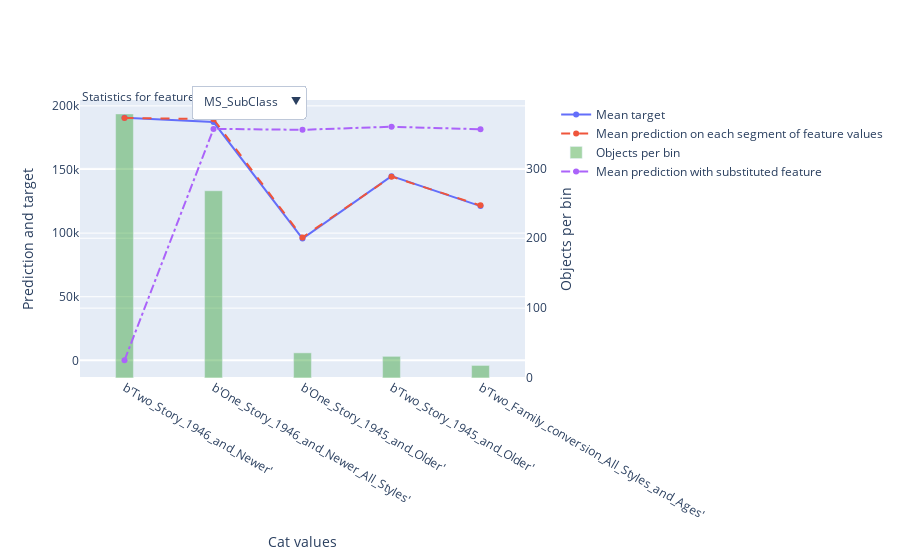
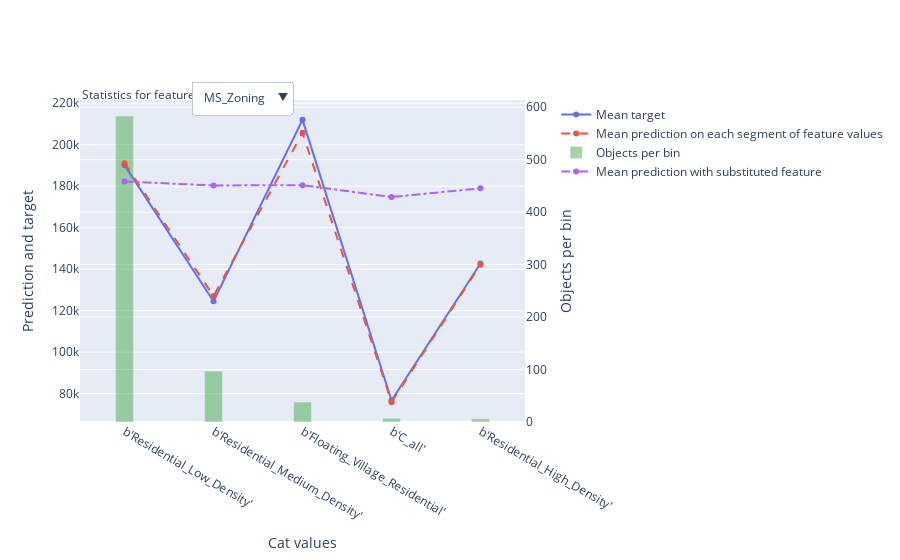
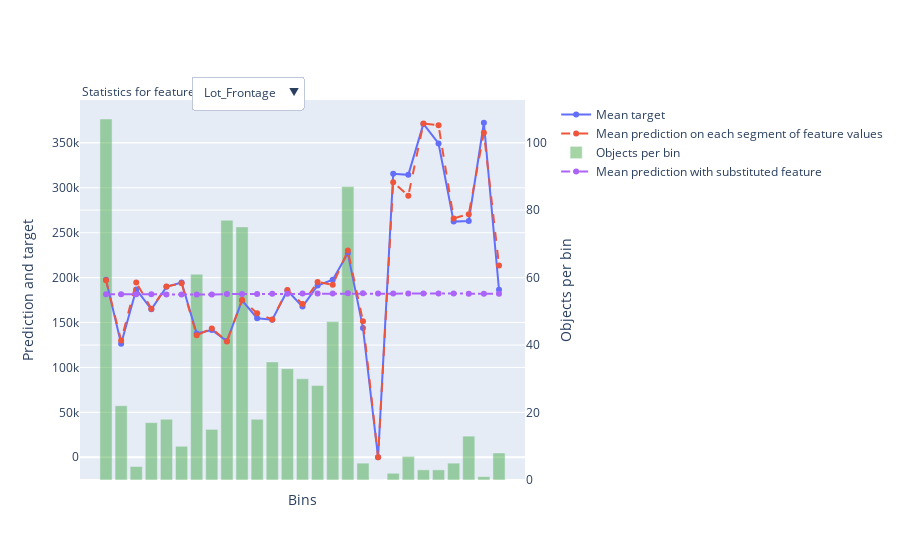
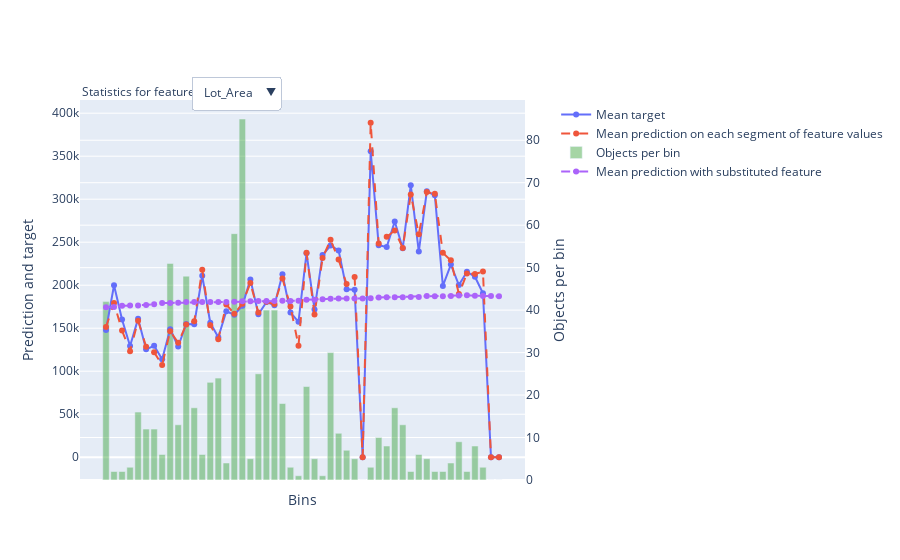

Write notebook code for charts like these, in order.
### Markdown cell above
# Drop unused features and display data of used features

### Code cell
#model.drop_unused_features()
display(model.feature_names_)
for i in range(0,6):
    model.calc_feature_statistics(feature = i,data = X_test,target = y_test, max_cat_features_on_plot=100)

### Figure 1 — Plotly figure (JSON) as saved in the notebook; plotly's stock layout.template omitted (floating-point values rounded to 4 significant figures)
{"data": [{"mode": "lines+markers", "name": "Mean target", "xaxis": "x", "y": [190700.0, 187200.0, 95670.0, 144800.0, 121200.0], "yaxis": "y", "type": "scatter"}, {"line": {"dash": "dash"}, "mode": "lines+markers", "name": "Mean prediction on each segment of feature values", "xaxis": "x", "y": [190500.0, 189500.0, 96630.0, 144400.0, 121800.0], "yaxis": "y", "type": "scatter"}, {"marker": {"color": "rgba(30, 150, 30, 0.4)"}, "name": "Objects per bin", "width": 0.2, "xaxis": "x", "y": [378, 268, 36, 31, 18], "yaxis": "y2", "type": "bar"}, {"line": {"dash": "dashdot"}, "mode": "lines+markers", "name": "Mean prediction with substituted feature", "xaxis": "x", "y": [0.0, 181900.0, 181200.0, 183600.0, 181600.0], "yaxis": "y", "type": "scatter"}], "layout": {"annotations": [{"align": "left", "showarrow": false, "text": "Statistics for feature", "x": 0, "xref": "paper", "y": 1.05, "yref": "paper"}], "legend": {"bgcolor": "rgba(0,0,0,0)", "x": 1.07}, "updatemenus": [{"buttons": [{"args": [{"y": [[190700.0, 187200.0, 95670.0, 144800.0, 121200.0], [190500.0, 189500.0, 96630.0, 144400.0, 121800.0], [378, 268, 36, 31, 18], [0.0, 181900.0, 181200.0, 183600.0, 181600.0]]}, {"xaxis": {"showticklabels": true, "tickmode": "array", "ticktext": ["b'Two_Story_1946_and_Newer'", "b'One_Story_1946_and_Newer_All_Styles'", "b'One_Story_1945_and_Older'", "b'Two_Story_1945_and_Older'", "b'Two_Family_conversion_All_Styles_and_Ages'"], "tickvals": [0, 1, 2, 3, 4], "title": {"text": "Cat values"}}}], "label": "MS_SubClass", "method": "update"}], "direction": "down", "pad": {"r": 10, "t": 10}, "showactive": true, "x": 0.25, "xanchor": "left", "y": 1.09, "yanchor": "top"}], "xaxis": {"showticklabels": true, "tickmode": "array", "ticktext": ["b'Two_Story_1946_and_Newer'", "b'One_Story_1946_and_Newer_All_Styles'", "b'One_Story_1945_and_Older'", "b'Two_Story_1945_and_Older'", "b'Two_Family_conversion_All_Styles_and_Ages'"], "tickvals": [0, 1, 2, 3, 4], "title": {"text": "Cat values"}}, "yaxis": {"overlaying": "y2", "side": "left", "title": {"text": "Prediction and target"}}, "yaxis2": {"position": 1.0, "side": "right", "title": {"text": "Objects per bin"}}}}

### Figure 2 — Plotly figure (JSON) as saved in the notebook; plotly's stock layout.template omitted (floating-point values rounded to 4 significant figures)
{"data": [{"mode": "lines+markers", "name": "Mean target", "xaxis": "x", "y": [190200.0, 124600.0, 212000.0, 76700.0, 142800.0], "yaxis": "y", "type": "scatter"}, {"line": {"dash": "dash"}, "mode": "lines+markers", "name": "Mean prediction on each segment of feature values", "xaxis": "x", "y": [191100.0, 127000.0, 205700.0, 75910.0, 142200.0], "yaxis": "y", "type": "scatter"}, {"marker": {"color": "rgba(30, 150, 30, 0.4)"}, "name": "Objects per bin", "width": 0.2, "xaxis": "x", "y": [583, 97, 38, 7, 6], "yaxis": "y2", "type": "bar"}, {"line": {"dash": "dashdot"}, "mode": "lines+markers", "name": "Mean prediction with substituted feature", "xaxis": "x", "y": [182300.0, 180400.0, 180500.0, 174800.0, 179000.0], "yaxis": "y", "type": "scatter"}], "layout": {"annotations": [{"align": "left", "showarrow": false, "text": "Statistics for feature", "x": 0, "xref": "paper", "y": 1.05, "yref": "paper"}], "legend": {"bgcolor": "rgba(0,0,0,0)", "x": 1.07}, "updatemenus": [{"buttons": [{"args": [{"y": [[190200.0, 124600.0, 212000.0, 76700.0, 142800.0], [191100.0, 127000.0, 205700.0, 75910.0, 142200.0], [583, 97, 38, 7, 6], [182300.0, 180400.0, 180500.0, 174800.0, 179000.0]]}, {"xaxis": {"showticklabels": true, "tickmode": "array", "ticktext": ["b'Residential_Low_Density'", "b'Residential_Medium_Density'", "b'Floating_Village_Residential'", "b'C_all'", "b'Residential_High_Density'"], "tickvals": [0, 1, 2, 3, 4], "title": {"text": "Cat values"}}}], "label": "MS_Zoning", "method": "update"}], "direction": "down", "pad": {"r": 10, "t": 10}, "showactive": true, "x": 0.25, "xanchor": "left", "y": 1.09, "yanchor": "top"}], "xaxis": {"showticklabels": true, "tickmode": "array", "ticktext": ["b'Residential_Low_Density'", "b'Residential_Medium_Density'", "b'Floating_Village_Residential'", "b'C_all'", "b'Residential_High_Density'"], "tickvals": [0, 1, 2, 3, 4], "title": {"text": "Cat values"}}, "yaxis": {"overlaying": "y2", "side": "left", "title": {"text": "Prediction and target"}}, "yaxis2": {"position": 1.0, "side": "right", "title": {"text": "Objects per bin"}}}}

### Figure 3 — Plotly figure (JSON) as saved in the notebook; plotly's stock layout.template omitted (floating-point values rounded to 4 significant figures)
{"data": [{"mode": "lines+markers", "name": "Mean target", "xaxis": "x", "y": [197500.0, 126500.0, 186800.0, 164700.0, 189700.0, 194500.0, 137700.0, 141600.0, 129300.0, 174500.0, 154800.0, 153200.0, 185600.0, 167700.0, 191200.0, 197600.0, 227000.0, 144000.0, 0.0, 315600.0, 314400.0, 371100.0, 349400.0, 262300.0, 263000.0, 372400.0, 186500.0], "yaxis": "y", "type": "scatter"}, {"line": {"dash": "dash"}, "mode": "lines+markers", "name": "Mean prediction on each segment of feature values", "xaxis": "x", "y": [197000.0, 129900.0, 194700.0, 165400.0, 190100.0, 193700.0, 135700.0, 143400.0, 128900.0, 175000.0, 160200.0, 153400.0, 186300.0, 170700.0, 195100.0, 192100.0, 230100.0, 151500.0, 0.0, 306100.0, 291200.0, 371700.0, 369500.0, 265900.0, 270600.0, 361300.0, 213500.0], "yaxis": "y", "type": "scatter"}, {"marker": {"color": "rgba(30, 150, 30, 0.4)"}, "name": "Objects per bin", "width": 0.8, "xaxis": "x", "y": [107, 22, 4, 17, 18, 10, 61, 15, 77, 75, 18, 35, 33, 30, 28, 47, 87, 5, 0, 2, 7, 3, 3, 5, 13, 1, 8], "yaxis": "y2", "type": "bar"}, {"line": {"dash": "dashdot"}, "mode": "lines+markers", "name": "Mean prediction with substituted feature", "xaxis": "x", "y": [181500.0, 181400.0, 181300.0, 181300.0, 181300.0, 181300.0, 181300.0, 181200.0, 181600.0, 181700.0, 181900.0, 182000.0, 182100.0, 182300.0, 182300.0, 182300.0, 182500.0, 182500.0, 182400.0, 182400.0, 182200.0, 182200.0, 182300.0, 182300.0, 182100.0, 182000.0, 181900.0], "yaxis": "y", "type": "scatter"}], "layout": {"annotations": [{"align": "left", "showarrow": false, "text": "Statistics for feature", "x": 0, "xref": "paper", "y": 1.05, "yref": "paper"}], "legend": {"bgcolor": "rgba(0,0,0,0)", "x": 1.07}, "updatemenus": [{"buttons": [{"args": [{"y": [[197500.0, 126500.0, 186800.0, 164700.0, 189700.0, 194500.0, 137700.0, 141600.0, 129300.0, 174500.0, 154800.0, 153200.0, 185600.0, 167700.0, 191200.0, 197600.0, 227000.0, 144000.0, 0.0, 315600.0, 314400.0, 371100.0, 349400.0, 262300.0, 263000.0, 372400.0, 186500.0], [197000.0, 129900.0, 194700.0, 165400.0, 190100.0, 193700.0, 135700.0, 143400.0, 128900.0, 175000.0, 160200.0, 153400.0, 186300.0, 170700.0, 195100.0, 192100.0, 230100.0, 151500.0, 0.0, 306100.0, 291200.0, 371700.0, 369500.0, 265900.0, 270600.0, 361300.0, 213500.0], [107, 22, 4, 17, 18, 10, 61, 15, 77, 75, 18, 35, 33, 30, 28, 47, 87, 5, 0, 2, 7, 3, 3, 5, 13, 1, 8], [181500.0, 181400.0, 181300.0, 181300.0, 181300.0, 181300.0, 181300.0, 181200.0, 181600.0, 181700.0, 181900.0, 182000.0, 182100.0, 182300.0, 182300.0, 182300.0, 182500.0, 182500.0, 182400.0, 182400.0, 182200.0, 182200.0, 182300.0, 182300.0, 182100.0, 182000.0, 181900.0]]}, {"xaxis": {"showticklabels": false, "tickmode": "array", "ticktext": ["(-inf, 10.5000]", "(10.5000, 25.5000]", "(25.5000, 30.5000]", "(30.5000, 40.5000]", "(40.5000, 43.5000]", "(43.5000, 47.5000]", "(47.5000, 55.5000]", "(55.5000, 57.5000]", "(57.5000, 60.5000]", "(60.5000, 67.5000]", "(67.5000, 69.5000]", "(69.5000, 71.5000]", "(71.5000, 74.5000]", "(74.5000, 75.5000]", "(75.5000, 79.5000]", "(79.5000, 83.5000]", "(83.5000, 99.5000]", "(99.5000, 100.5000]", "(100.5000, 101.5000]", "(101.5000, 102.5000]", "(102.5000, 106.5000]", "(106.5000, 107.5000]", "(107.5000, 109.5000]", "(109.5000, 112.5000]", "(112.5000, 120.5000]", "(120.5000, 121.5000]", "(121.5000, +inf)"], "tickvals": [0, 1, 2, 3, 4, 5, 6, 7, 8, 9, 10, 11, 12, 13, 14, 15, 16, 17, 18, 19, 20, 21, 22, 23, 24, 25, 26], "title": {"text": "Bins"}}}], "label": "Lot_Frontage", "method": "update"}], "direction": "down", "pad": {"r": 10, "t": 10}, "showactive": true, "x": 0.25, "xanchor": "left", "y": 1.09, "yanchor": "top"}], "xaxis": {"showticklabels": false, "tickmode": "array", "ticktext": ["(-inf, 10.5000]", "(10.5000, 25.5000]", "(25.5000, 30.5000]", "(30.5000, 40.5000]", "(40.5000, 43.5000]", "(43.5000, 47.5000]", "(47.5000, 55.5000]", "(55.5000, 57.5000]", "(57.5000, 60.5000]", "(60.5000, 67.5000]", "(67.5000, 69.5000]", "(69.5000, 71.5000]", "(71.5000, 74.5000]", "(74.5000, 75.5000]", "(75.5000, 79.5000]", "(79.5000, 83.5000]", "(83.5000, 99.5000]", "(99.5000, 100.5000]", "(100.5000, 101.5000]", "(101.5000, 102.5000]", "(102.5000, 106.5000]", "(106.5000, 107.5000]", "(107.5000, 109.5000]", "(109.5000, 112.5000]", "(112.5000, 120.5000]", "(120.5000, 121.5000]", "(121.5000, +inf)"], "tickvals": [0, 1, 2, 3, 4, 5, 6, 7, 8, 9, 10, 11, 12, 13, 14, 15, 16, 17, 18, 19, 20, 21, 22, 23, 24, 25, 26], "title": {"text": "Bins"}}, "yaxis": {"overlaying": "y2", "side": "left", "title": {"text": "Prediction and target"}}, "yaxis2": {"position": 1.0, "side": "right", "title": {"text": "Objects per bin"}}}}

### Figure 4 — Plotly figure (JSON) as saved in the notebook; plotly's stock layout.template omitted (floating-point values rounded to 4 significant figures; data arrays with more than 128 entries replaced by an {"elided": "..."} marker saying what was removed)
{"data": [{"mode": "lines+markers", "name": "Mean target", "xaxis": "x", "y": [147900.0, 200000.0, 160200.0, 129300.0, 160900.0, 125500.0, 129700.0, 113800.0, 148800.0, 128700.0, 155000.0, 154700.0, 211000.0, 156300.0, 139500.0, 169800.0, 165700.0, 176100.0, 206800.0, 166300.0, 180400.0, 176700.0, 212700.0, 168300.0, 157500.0, 237200.0, 171800.0, 235000.0, 246100.0, 240500.0, 195400.0, 194700.0, 0.0, 355600.0, 246600.0, 244400.0, 274200.0, 243000.0, 316300.0, 239100.0, 309100.0, 304500.0, 199200.0, 224000.0, 200200.0, 215600.0, 209800.0, 190700.0, 0.0, 0.0], "yaxis": "y", "type": "scatter"}, {"line": {"dash": "dash"}, "mode": "lines+markers", "name": "Mean prediction on each segment of feature values", "xaxis": "x", "y": [151400.0, 179200.0, 147400.0, 123400.0, 158800.0, 128500.0, 122000.0, 107200.0, 146600.0, 133100.0, 154300.0, 158100.0, 218000.0, 153400.0, 137300.0, 177500.0, 166800.0, 178600.0, 202500.0, 168200.0, 180700.0, 178100.0, 207800.0, 175400.0, 129700.0, 237700.0, 166000.0, 231600.0, 252800.0, 229900.0, 201300.0, 209500.0, 0.0, 388900.0, 248400.0, 256300.0, 263700.0, 243300.0, 305600.0, 259100.0, 308300.0, 306200.0, 237600.0, 228900.0, 189800.0, 213700.0, 213200.0, 215800.0, 0.0, 0.0], "yaxis": "y", "type": "scatter"}, {"marker": {"color": "rgba(30, 150, 30, 0.4)"}, "name": "Objects per bin", "width": 0.8, "xaxis": "x", "y": [42, 2, 2, 3, 16, 12, 12, 6, 51, 13, 48, 17, 6, 23, 24, 4, 58, 85, 5, 25, 40, 40, 18, 3, 1, 22, 5, 1, 30, 11, 7, 5, 0, 3, 10, 8, 17, 13, 2, 6, 5, 2, 2, 4, 9, 2, 8, 3, 0, 0], "yaxis": "y2", "type": "bar"}, {"line": {"dash": "dashdot"}, "mode": "lines+markers", "name": "Mean prediction with substituted feature", "xaxis": "x", "y": [174500.0, 174600.0, 176100.0, 176300.0, 176500.0, 177100.0, 177900.0, 179300.0, 179400.0, 179600.0, 180400.0, 180500.0, 180500.0, 180600.0, 180600.0, 180600.0, 180700.0, 181400.0, 181400.0, 181500.0, 181700.0, 181800.0, 181800.0, 181800.0, 181900.0, 183200.0, 183200.0, 183700.0, 184200.0, 184400.0, 184500.0, 184500.0, 184500.0, 184800.0, 185800.0, 186000.0, 186100.0, 186200.0, 186200.0, 186300.0, 187300.0, 187300.0, 187100.0, 187500.0, 188100.0, 188500.0, 187800.0, 187400.0, 187500.0, 187200.0], "yaxis": "y", "type": "scatter"}], "layout": {"annotations": [{"align": "left", "showarrow": false, "text": "Statistics for feature", "x": 0, "xref": "paper", "y": 1.05, "yref": "paper"}], "legend": {"bgcolor": "rgba(0,0,0,0)", "x": 1.07}, "updatemenus": [{"buttons": [{"args": [{"y": {"elided": "4x50 float values"}}, {"xaxis": {"showticklabels": false, "tickmode": "array", "ticktext": ["(-inf, 3878.0000]", "(3878.0000, 3945.0000]", "(3945.0000, 4044.0000]", "(4044.0000, 4177.0000]", "(4177.0000, 5000.5000]", "(5000.5000, 5453.0000]", "(5453.0000, 5963.0000]", "(5963.0000, 6090.0000]", "(6090.0000, 7190.0000]", "(7190.0000, 7203.5000]", "(7203.5000, 7882.5000]", "(7882.5000, 8093.0000]", "(8093.0000, 8126.5000]", "(8126.5000, 8447.5000]", "(8447.5000, 8649.0000]", "(8649.0000, 8723.5000]", "(8723.5000, 9118.0000]", "(9118.0000, 10006.0000]", "(10006.0000, 10043.0000]", "(10043.0000, 10365.0000]", "(10365.0000, 10796.5000]", "(10796.5000, 11309.0000]", "(11309.0000, 11619.0000]", "(11619.0000, 11645.5000]", "(11645.5000, 11678.0000]", "(11678.0000, 12100.5000]", "(12100.5000, 12186.5000]", "(12186.5000, 12222.0000]", "(12222.0000, 12852.5000]", "(12852.5000, 12952.0000]", "(12952.0000, 13202.0000]", "(13202.0000, 13319.5000]", "(13319.5000, 13392.0000]", "(13392.0000, 13497.5000]", "(13497.5000, 13690.5000]", "(13690.5000, 13899.0000]", "(13899.0000, 14792.0000]", "(14792.0000, 16247.5000]", "(16247.5000, 16458.5000]", "(16458.5000, 17112.0000]", "(17112.0000, 17501.5000]", "(17501.5000, 17839.5000]", "(17839.5000, 18270.0000]", "(18270.0000, 19443.0000]", "(19443.0000, 21826.0000]", "(21826.0000, 23587.5000]", "(23587.5000, 27673.5000]", "(27673.5000, 43600.0000]", "(43600.0000, 53365.5000]", "(53365.5000, +inf)"], "tickvals": [0, 1, 2, 3, 4, 5, 6, 7, 8, 9, 10, 11, 12, 13, 14, 15, 16, 17, 18, 19, 20, 21, 22, 23, 24, 25, 26, 27, 28, 29, 30, 31, 32, 33, 34, 35, 36, 37, 38, 39, 40, 41, 42, 43, 44, 45, 46, 47, 48, 49], "title": {"text": "Bins"}}}], "label": "Lot_Area", "method": "update"}], "direction": "down", "pad": {"r": 10, "t": 10}, "showactive": true, "x": 0.25, "xanchor": "left", "y": 1.09, "yanchor": "top"}], "xaxis": {"showticklabels": false, "tickmode": "array", "ticktext": ["(-inf, 3878.0000]", "(3878.0000, 3945.0000]", "(3945.0000, 4044.0000]", "(4044.0000, 4177.0000]", "(4177.0000, 5000.5000]", "(5000.5000, 5453.0000]", "(5453.0000, 5963.0000]", "(5963.0000, 6090.0000]", "(6090.0000, 7190.0000]", "(7190.0000, 7203.5000]", "(7203.5000, 7882.5000]", "(7882.5000, 8093.0000]", "(8093.0000, 8126.5000]", "(8126.5000, 8447.5000]", "(8447.5000, 8649.0000]", "(8649.0000, 8723.5000]", "(8723.5000, 9118.0000]", "(9118.0000, 10006.0000]", "(10006.0000, 10043.0000]", "(10043.0000, 10365.0000]", "(10365.0000, 10796.5000]", "(10796.5000, 11309.0000]", "(11309.0000, 11619.0000]", "(11619.0000, 11645.5000]", "(11645.5000, 11678.0000]", "(11678.0000, 12100.5000]", "(12100.5000, 12186.5000]", "(12186.5000, 12222.0000]", "(12222.0000, 12852.5000]", "(12852.5000, 12952.0000]", "(12952.0000, 13202.0000]", "(13202.0000, 13319.5000]", "(13319.5000, 13392.0000]", "(13392.0000, 13497.5000]", "(13497.5000, 13690.5000]", "(13690.5000, 13899.0000]", "(13899.0000, 14792.0000]", "(14792.0000, 16247.5000]", "(16247.5000, 16458.5000]", "(16458.5000, 17112.0000]", "(17112.0000, 17501.5000]", "(17501.5000, 17839.5000]", "(17839.5000, 18270.0000]", "(18270.0000, 19443.0000]", "(19443.0000, 21826.0000]", "(21826.0000, 23587.5000]", "(23587.5000, 27673.5000]", "(27673.5000, 43600.0000]", "(43600.0000, 53365.5000]", "(53365.5000, +inf)"], "tickvals": [0, 1, 2, 3, 4, 5, 6, 7, 8, 9, 10, 11, 12, 13, 14, 15, 16, 17, 18, 19, 20, 21, 22, 23, 24, 25, 26, 27, 28, 29, 30, 31, 32, 33, 34, 35, 36, 37, 38, 39, 40, 41, 42, 43, 44, 45, 46, 47, 48, 49], "title": {"text": "Bins"}}, "yaxis": {"overlaying": "y2", "side": "left", "title": {"text": "Prediction and target"}}, "yaxis2": {"position": 1.0, "side": "right", "title": {"text": "Objects per bin"}}}}
